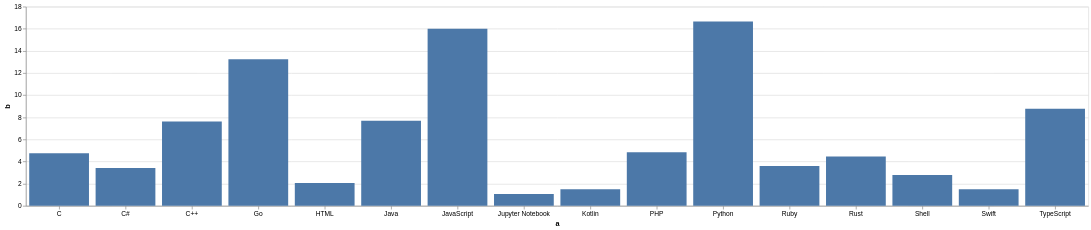

Write the Vega-Lite specification saved for this chart.
### Vega-Lite specification from a JSON file in a GitHub repository (floating-point values rounded to 4 significant figures)
{"$schema": "https://vega.github.io/schema/vega-lite/v5.json", "description": "A simple bar chart with embedded data.", "data": {"values": [{"a": "Python", "b": 16.65}, {"a": "JavaScript", "b": 16.01}, {"a": "PHP", "b": 4.84}, {"a": "Swift", "b": 1.51}, {"a": "TypeScript", "b": 8.78}, {"a": "C++", "b": 7.63}, {"a": "Go", "b": 13.25}, {"a": "Rust", "b": 4.45}, {"a": "C#", "b": 3.43}, {"a": "Java", "b": 7.68}, {"a": "C", "b": 4.76}, {"a": "HTML", "b": 2.06}, {"a": "Shell", "b": 2.78}, {"a": "Ruby", "b": 3.59}, {"a": "Kotlin", "b": 1.49}, {"a": "Jupyter Notebook", "b": 1.08}]}, "width": {"step": 100}, "mark": "bar", "encoding": {"x": {"field": "a", "type": "nominal", "axis": {"labelAngle": 0}}, "y": {"field": "b", "type": "quantitative"}}}
